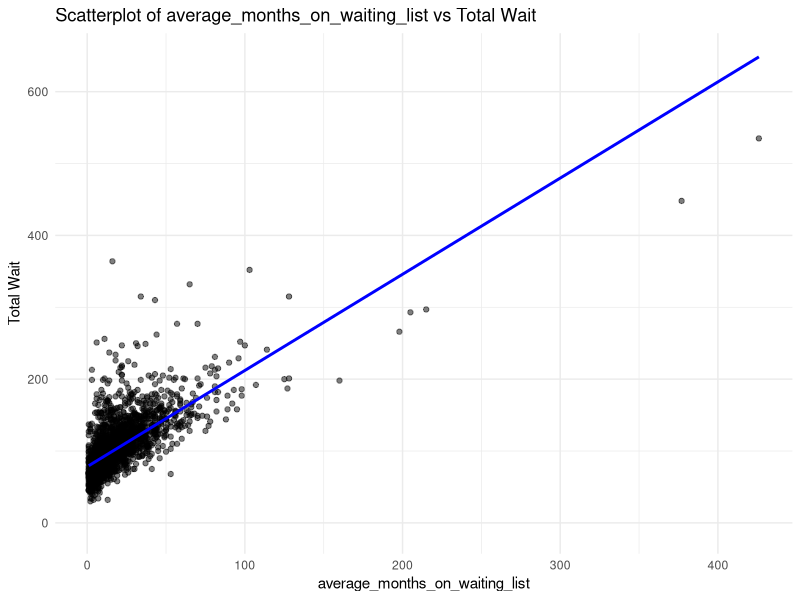
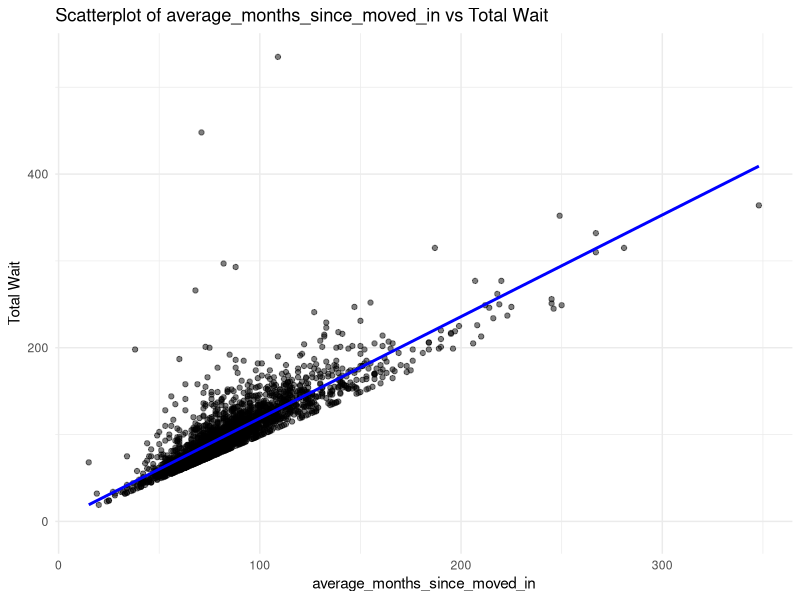
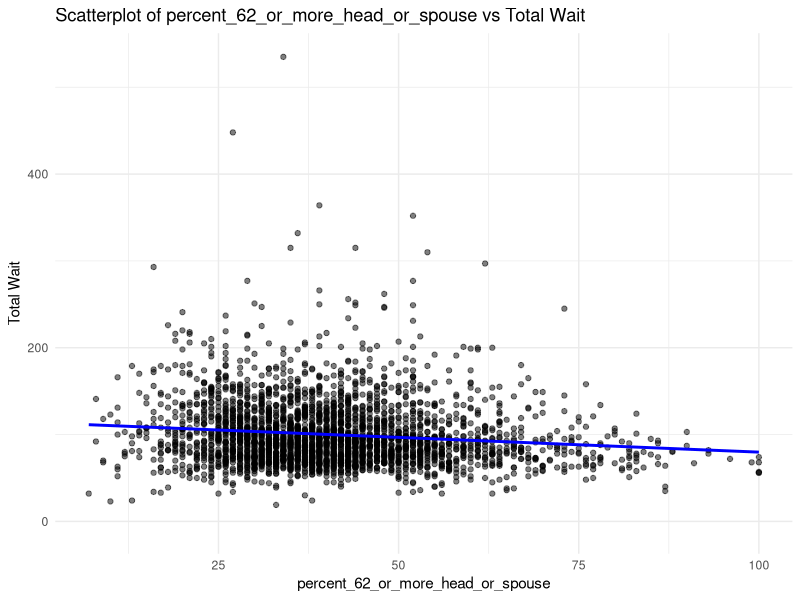
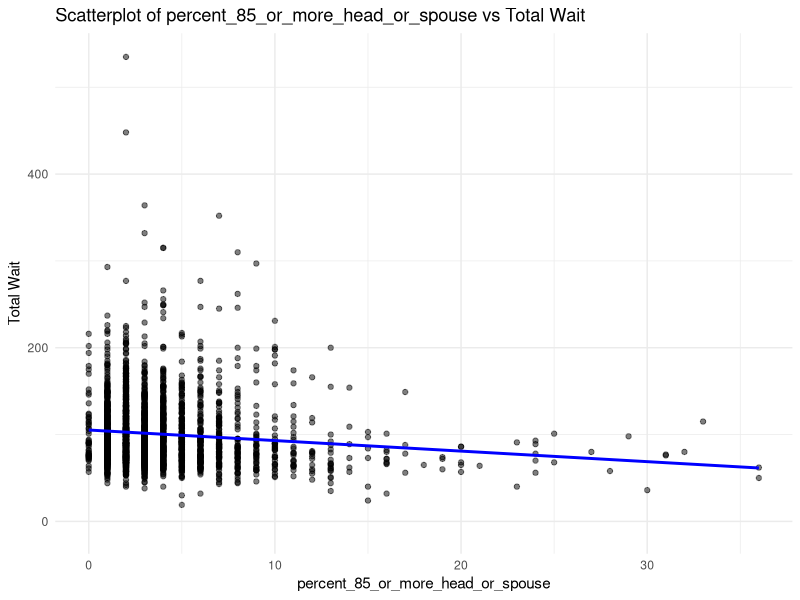
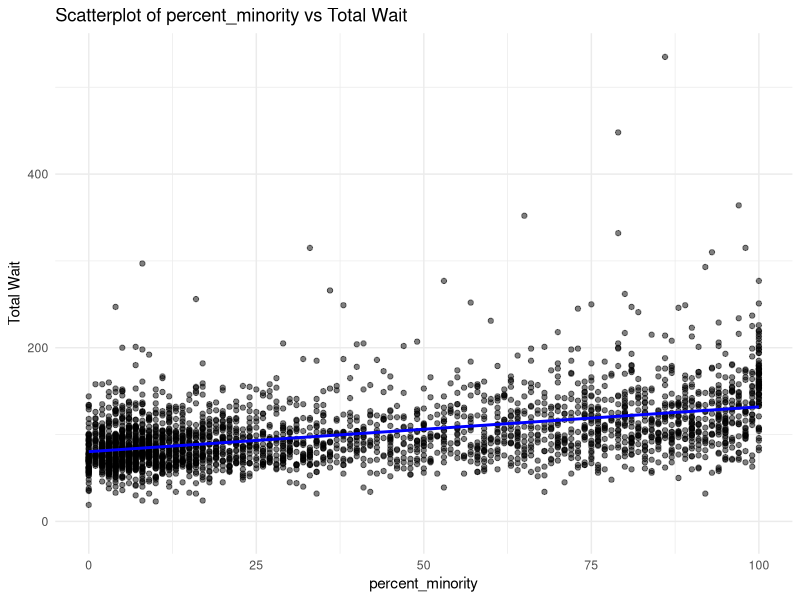
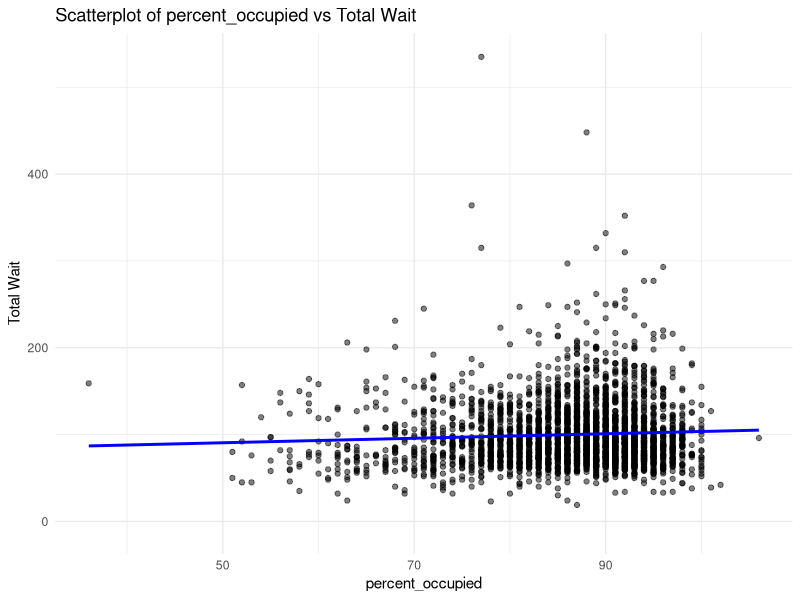
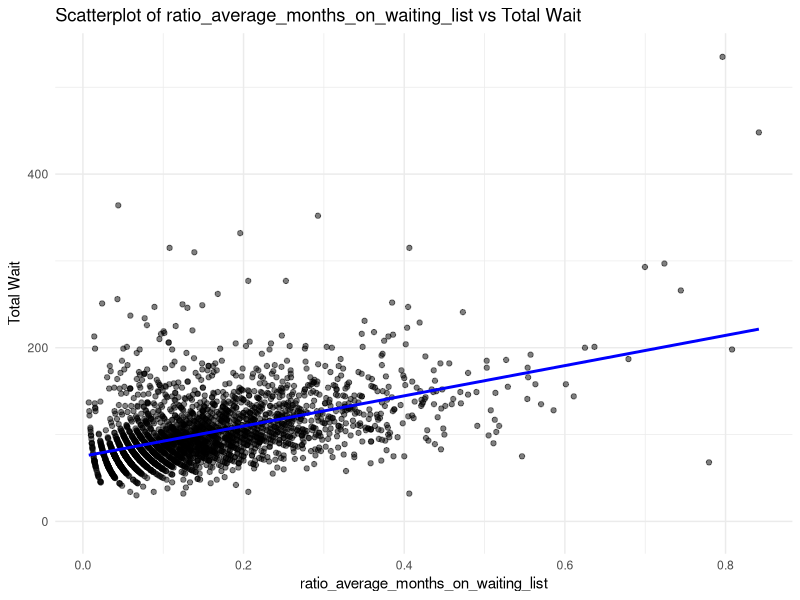
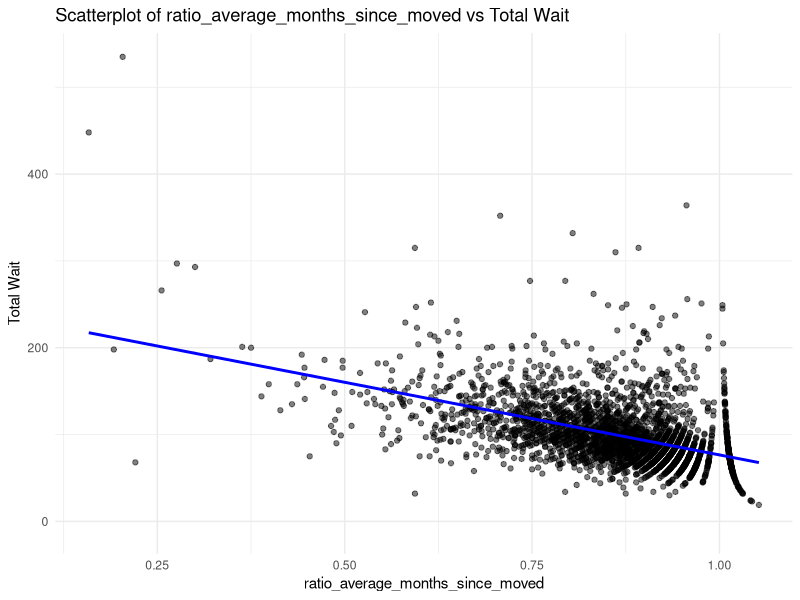

R code for these plots, in order:
## ---- chunk 1
knitr::opts_chunk$set(echo = FALSE)
## ---- chunk 2

library(ggplot2)

hud <- read.csv('hud_cleaned.csv')

## ---- chunk 3

library(dplyr)
library(knitr)
library(tidyr)

## ---- chunk 4

hud$ratio_average_months_on_waiting_list <- hud$average_months_on_waiting_list / hud$total_wait


quantiles_ratio_average_months_on_waiting_list <- quantile(hud$ratio_average_months_on_waiting_list, probs = c(0, 0.2, 0.4, 0.6, 0.8, 1), na.rm = TRUE)


data_ratio_average_months_on_waiting_list <- data.frame(
  Quantile = c("0%", "20%", "40%", "60%", "80%", "100%"),
  Value = quantiles_ratio_average_months_on_waiting_list)


## ---- chunk 5

kable(data_ratio_average_months_on_waiting_list, format = "pipe", caption = "Quantiles for Ratio of Average Months on Waiting List to Total Wait")
## ---- chunk 6

hud$ratio_average_months_since_moved <- hud$average_months_since_moved / hud$total_wait


quantiles_ratio_average_months_since_moved <- quantile(hud$ratio_average_months_since_moved, probs = c(0, 0.2, 0.4, 0.6, 0.8, 1), na.rm = TRUE)


data_ratio_average_months_since_moved <- data.frame(
  Quantile = c("0%", "20%", "40%", "60%", "80%", "100%"),
  Value = quantiles_ratio_average_months_since_moved)


## ---- chunk 7

kable(data_ratio_average_months_since_moved, format = "pipe", caption = "Quantiles for Average Months Since Moved In to Total Wait")

## ---- chunk 8

hud$ratio_percent_62_or_more_head_or_spouse <- hud$percent_62_or_more_head_or_spouse / hud$total_wait


quantiles_ratio_percent_62_or_more_head_or_spouse <- quantile(hud$ratio_percent_62_or_more_head_or_spouse, probs = c(0, 0.2, 0.4, 0.6, 0.8, 1), na.rm = TRUE)


data_ratio_percent_62_or_more_head_or_spouse <- data.frame(
  Quantile = c("0%", "20%", "40%", "60%", "80%", "100%"),
  Value = quantiles_ratio_percent_62_or_more_head_or_spouse)
## ---- chunk 9

kable(data_ratio_percent_62_or_more_head_or_spouse, format = "pipe", caption = "Quantiles for Ratio of percent_62_or_more_head_or_spouse to Total Wait")

## ---- chunk 10

hud$ratio_percent_85_or_more_head_or_spouse <- hud$percent_85_or_more_head_or_spouse / hud$total_wait


quantiles_ratio_percent_85_or_more_head_or_spouse <- quantile(hud$ratio_percent_85_or_more_head_or_spouse, probs = c(0, 0.2, 0.4, 0.6, 0.8, 1), na.rm = TRUE)


data_ratio_percent_85_or_more_head_or_spouse <- data.frame(
  Quantile = c("0%", "20%", "40%", "60%", "80%", "100%"),
  Value = quantiles_ratio_percent_85_or_more_head_or_spouse)
## ---- chunk 11

kable(data_ratio_percent_85_or_more_head_or_spouse, format = "pipe", caption = "Quantiles for Ratio of Percent 85 or More Head or Spouse to Total Wait")
## ---- chunk 12

hud$ratio_percent_minority <- hud$percent_minority / hud$total_wait


quantiles_ratio_percent_minority <- quantile(hud$ratio_percent_minority, probs = c(0, 0.2, 0.4, 0.6, 0.8, 1), na.rm = TRUE)


data_ratio_percent_minority <- data.frame(
  Quantile = c("0%", "20%", "40%", "60%", "80%", "100%"),
  Value = quantiles_ratio_percent_minority)
## ---- chunk 13

kable(data_ratio_percent_minority, format = "pipe", caption = "Quantiles for Ratio of Percent Minority to Total Wait")

## ---- chunk 14

hud$ratio_percent_occupied <- hud$percent_occupied / hud$total_wait


quantiles_ratio_percent_occupied <- quantile(hud$ratio_percent_occupied, probs = c(0, 0.2, 0.4, 0.6, 0.8, 1), na.rm = TRUE)


data_ratio_percent_occupied <- data.frame(
  Quantile = c("0%", "20%", "40%", "60%", "80%", "100%"),
  Value = quantiles_ratio_percent_occupied)
## ---- chunk 15

kable(data_ratio_percent_occupied, format = "pipe", caption = "Quantiles for Ratio of percent_occupied to Total Wait")


## ---- chunk 16
# Calculate quantiles for 'total_wait'
quantiles_total_wait <- quantile(hud$total_wait, probs = c(0, 0.2, 0.4, 0.6, 0.8, 1), na.rm = TRUE)
data_total_wait <- data.frame(
  Quantile = c("0%", "20%", "40%", "60%", "80%", "100%"),
  Value = quantiles_total_wait)
## ---- chunk 17

kable(data_total_wait, format = "pipe", caption = "Quantiles for Total Wait")
## ---- chunk 18
plot_list <- names(hud)[!(names(hud) %in% c("total_wait", "state", "county"))]


for (var in plot_list) {
  p <- ggplot(hud, aes_string(x = var, y = "total_wait")) + 
    geom_point(alpha = 0.5) + 
    geom_smooth(method = "lm", color = "blue", se = FALSE) +  
    labs(title = paste("Scatterplot of", var, "vs Total Wait"), x = var, y = "Total Wait") +
    theme_minimal() 
  
  print(p) 
}
